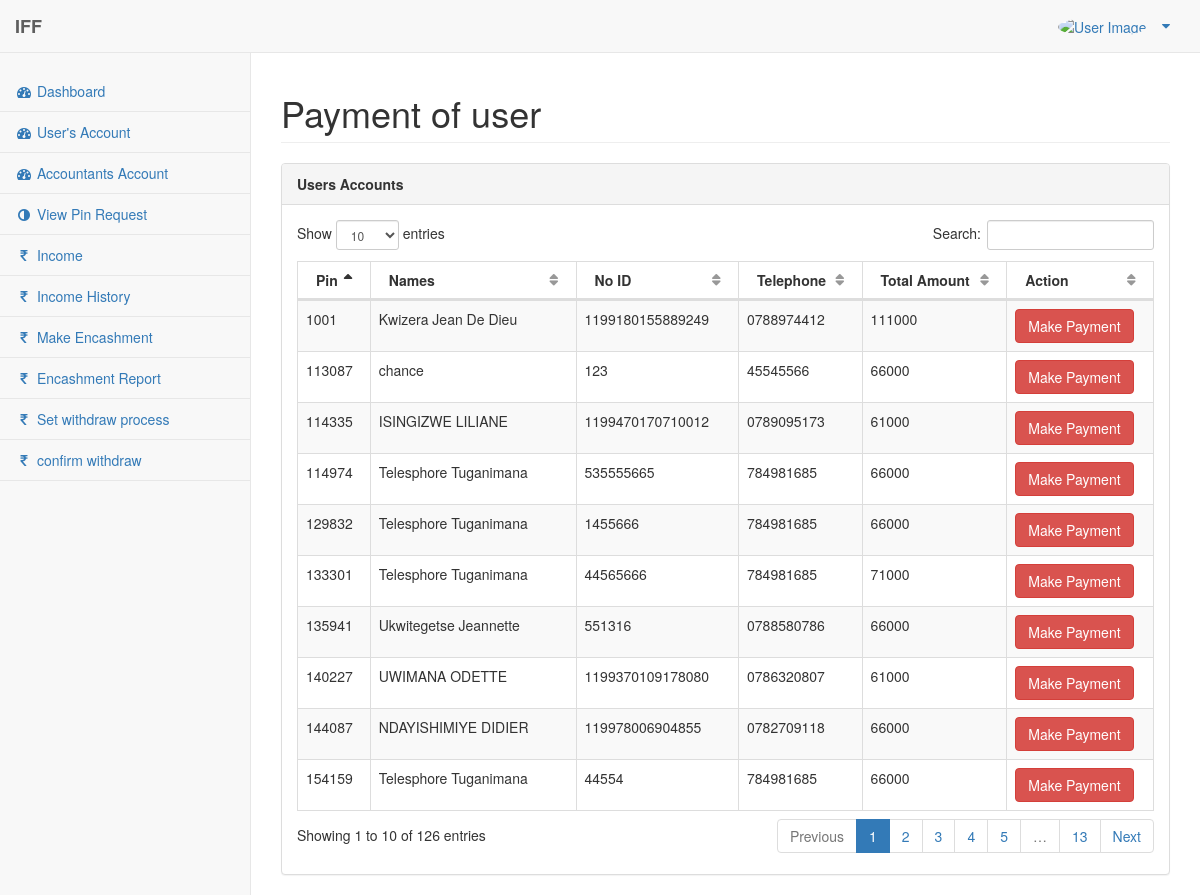
The app's page /admin/encashment.php (signed in) with its own data.
### tables this page shows
CREATE TABLE `user` (
  `id` int(11) NOT NULL,
  `userident` int(11) NOT NULL,
  `Names` varchar(50) NOT NULL,
  `NationalID` bigint(50) NOT NULL,
  `password` varchar(30) NOT NULL,
  `mobile` varchar(12) NOT NULL,
  `address` text NOT NULL,
  `under_userpin` varchar(50) DEFAULT '',
  `side` enum('left','right') NOT NULL,
  `user_status` varchar(100) NOT NULL,
  `picture` varchar(200) NOT NULL,
  `created_at` datetime NOT NULL DEFAULT CURRENT_TIMESTAMP,
  `updated_at` datetime NOT NULL DEFAULT CURRENT_TIMESTAMP
);

CREATE TABLE `income` (
  `id` int(11) NOT NULL,
  `userident` int(11) DEFAULT NULL,
  `total_earnings` int(11) DEFAULT '0',
  `available_balance` int(11) DEFAULT '0',
  `total_bal` int(11) DEFAULT '0',
  `total_payment` int(11) NOT NULL DEFAULT '0',
  `created_at` datetime NOT NULL DEFAULT CURRENT_TIMESTAMP,
  `updated_at` datetime NOT NULL DEFAULT CURRENT_TIMESTAMP
);

CREATE TABLE `tree` (
  `id` int(11) NOT NULL,
  `userident` int(11) DEFAULT NULL,
  `Names` varchar(50) NOT NULL,
  `left` varchar(50) DEFAULT '',
  `right` varchar(50) DEFAULT '',
  `leftcount` int(11) DEFAULT '0',
  `rightcount` int(11) DEFAULT '0',
  `created_at` datetime NOT NULL DEFAULT CURRENT_TIMESTAMP,
  `updated_at` datetime NOT NULL DEFAULT CURRENT_TIMESTAMP,
  `matches` int(11) NOT NULL,
  `leftview` int(11) NOT NULL,
  `rightview` int(11) NOT NULL,
  `matchedview` int(11) NOT NULL
);

### php-includes/treeUtil.php (called while the page is built, shortened)
<?php
    class AmountCalculator
    {
        private $leftCount;
        private $rightCount;
        public function __construct($leftCount, $rightCount)
        {
            $this->leftCount = $leftCount;
            $this->rightCount = $rightCount;
        }
        public function matchUsers()
        {
            $match = 0;
            if ($this->leftCount || $this->rightCount) {
                if ($this->leftCount < $this->rightCount) {
                    $match = $this->leftCount;
               } elseif ($this->leftCount > $this->rightCount) {
                    $match = $this->rightCount;
                } elseif ($this->leftCount == $this->rightCount) {
                    $match = $this->leftCount = $this->rightCount;
                }
            }
            return $match;
        }
        public function getIndirectProfit()
        {
             include"connect.php";
$userident = $_SESSION['userident'];
$select = $dbi->query("SELECT * FROM tree where userident='{$userident}' order by id desc limit 1");
while($rows=mysqli_fetch_array($select)){
     $rightview=$rows['matchedview'];
     $leftview=$rows['matchedview'];
}
            $leftIndirect = $this->indirectMarks($this->leftCount+$leftview);
            $rightIndirect = $this->indirectMarks($this->rightCount+$rightview);
            return $leftIndirect + $rightIndirect;
        }
        public function getGiftCheck()
        {
             include"connect.php";
$userident = $_SESSION['userident'];
$select = $dbi->query("SELECT * FROM tree where userident='{$userident}' order by id desc limit 1");
while($rows=mysqli_fetch_array($select)){
     $matchi=$rows['matchedview'];
}
            $matchu = $this->matchUsers();
            $match=$matchu+$matchi;
            return intdiv($match, 5);
        }
        public function getLRPoints()
        {
            $points = 0;
            if ($this->leftCount && $this->rightCount) {
                $points = 2;
            } elseif ($this->leftCount || $this->rightCount) {
                $points = 1;
            }
            return $points;
        }
        public function getTotalPoints()
        {
            include"connect.php";
$userident = $_SESSION['userident'];
$select = $dbi->query("SELECT * FROM tree where userident='{$userident}' order by id desc limit 1");
while($rows=mysqli_fetch_array($select)){
    $matchu=$rows['matches'];
     $matchi=$rows['matchedview'];
     $matcho=$matchu+$matchi;
}
            $match = $matcho * QUANTITY_BONUS;
            $indirect = $this->getIndirectProfit() * INDIRECT_BONUS;
            $profit = $this->getGiftCheck() * QUANTITY_BONUS;
            return $match+ $indirect - $profit;
        }
        public function indirectMarks($marks)
        {
            $points = 0;
            if ($marks >= 4 && $marks < 16) {
                $points = 1;
            } elseif ($marks >= 16 && $marks < 64) {
                $points = 2;
            } elseif ($marks >= 64) {
                $points = 2;
            }
            return $points;
        }
    }

### php-includes/queryHelper.php (called while the page is built, shortened)
<?php
    class QueryHelper
    {
        private $conn;
        public function __construct()
        {
            global $con;
            $this->conn = $con;
        }
        public function getUserCounts($userId)
        {
            $query = mysqli_query($this->conn, "SELECT * FROM tree WHERE userident='{$userId}'");
            return mysqli_fetch_array($query);
        }
    }

### admin/encashment.php (the view, shortened to what this page needs)
<?php
    require_once 'php-includes/config.php';
    include '../php-includes/treeUtil.php';
    include '../php-includes/queryHelper.php';
?>
<!DOCTYPE html>
<html lang="en">
<head>
    <link href="../vendor/bootstrap/css/bootstrap.min.css" rel="stylesheet">
    <link href="../vendor/metisMenu/metisMenu.min.css" rel="stylesheet">
    <link href="../vendor/datatables-plugins/dataTables.bootstrap.css" rel="stylesheet">
    <link href="../vendor/datatables-responsive/dataTables.responsive.css" rel="stylesheet">
    <link href="../dist/css/sb-admin-2.css" rel="stylesheet">
    <link href="../vendor/font-awesome/css/font-awesome.min.css" rel="stylesheet" type="text/css">
</head>
<body>
    <div id="wrapper">
        <?php include 'php-includes/menu.php'; ?>
        <div id="page-wrapper">
            <div class="row">
                <div class="col-lg-12">
                    <h1 class="page-header">Payment of user</h1>
                </div>
            </div>
            <div class="row">
                <div class="col-lg-12">
                    <div class="panel panel-default">
                        <div class="panel-heading">
                            <b>Users Accounts</b>
                        </div>
                        <div class="panel-body">
                            <table width="100%" class="table table-striped table-bordered table-hover"
                                id="dataTables-example">
                                <thead>
                                    <tr>
                                        <th>Pin</th>
                                        <th>Names</th>
                                        <th>No ID</th>
                                        <th>Telephone</th>
                                        <th>Total Amount</th>
                                        <th>Action</th>
                                    </tr>
                                </thead>
                                <tbody>
                                    <?php
                                        $result = $dbh->prepare('Select user.userident, user.Names, user.NationalID, user.mobile, income.total_bal FROM user, income where user.userident=income.userident and income.total_bal>0 Order By income.userident ASC');
                                        $result->execute();
                                        while ($row = $result->fetch(PDO::FETCH_ASSOC)) {
                                            $qHelper = new QueryHelper();
                                            $userTree = $qHelper->getUserCounts($row['userident']);
                                            $leftSideCount = $userTree['leftcount'];
                                            $rightSideCount = $userTree['rightcount'];
                                            $calculator = new AmountCalculator($leftSideCount, $rightSideCount);
                                            $totalAmount = $row['total_bal'] + $calculator->getTotalPoints();
                                            echo '<tr>';
                                            echo '<td>'.$row['userident'].'</td>';
                                            echo '<td>'.$row['Names'].'</td>';
                                            echo '<td>'.$row['NationalID'].'</td>';
                                            echo '<td>'.$row['mobile'].'</td>';
                                            echo '<td>'.$totalAmount.'</td>';
                                            echo "<td><a href='payment_form.php?payment_id={$row['userident']}' class='btn btn-danger'>Make Payment</a></td>";
                                            echo '</tr>';
                                        }
                                    ?>
                                </tbody>
                            </table>
                        </div>
                    </div>
                </div>
            </div>
        </div>
</body>
</html>

### records on screen
user: userident "1001", Names "Kwizera Jean De Dieu", NationalID "1199180155889249", mobile "0788974412", income.total_bal "111000"
user: userident "113087", Names "chance", NationalID "123", mobile "45545566", totalAmount "66000"
user: userident "114335", Names "ISINGIZWE LILIANE", NationalID "1199470170710012", mobile "0789095173", income.total_bal "61000"
user: userident "114974", Names "Telesphore Tuganimana", NationalID "535555665", mobile "784981685", income.total_bal "66000"
user: userident "129832", Names "Telesphore Tuganimana", NationalID "1455666", mobile "784981685", income.total_bal "66000"
user: userident "133301", Names "Telesphore Tuganimana", NationalID "44565666", mobile "784981685", income.total_bal "71000"
user: userident "135941", Names "Ukwitegetse Jeannette", NationalID "551316", mobile "0788580786", income.total_bal "66000"
user: userident "140227", Names "UWIMANA ODETTE", NationalID "1199370109178080", mobile "0786320807", income.total_bal "61000"
user: userident "144087", Names "NDAYISHIMIYE DIDIER", NationalID "119978006904855", mobile "0782709118", income.total_bal "66000"
user: userident "154159", Names "Telesphore Tuganimana", NationalID "44554", mobile "784981685", income.total_bal "66000"
